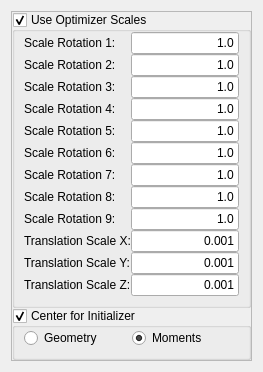
              <widget class="QWidget" name="Rigid3DTransform">
               <layout class="QVBoxLayout" name="verticalLayout_109">
                <item>
                 <widget class="QFrame" name="m_Rigid3DTransformFrame">
                  <property name="frameShape">
                   <enum>QFrame::StyledPanel</enum>
                  </property>
                  <property name="frameShadow">
                   <enum>QFrame::Raised</enum>
                  </property>
                  <layout class="QVBoxLayout" name="verticalLayout_68">
                   <property name="spacing">
                    <number>0</number>
                   </property>
                   <property name="margin">
                    <number>0</number>
                   </property>
                   <item>
                    <widget class="QGroupBox" name="m_UseOptimizerScalesRigid3D">
                     <property name="title">
                      <string>Use Optimizer Scales</string>
                     </property>
                     <property name="checkable">
                      <bool>true</bool>
                     </property>
                     <layout class="QVBoxLayout" name="verticalLayout_67">
                      <property name="spacing">
                       <number>0</number>
                      </property>
                      <property name="leftMargin">
                       <number>9</number>
                      </property>
                      <property name="topMargin">
                       <number>0</number>
                      </property>
                      <property name="rightMargin">
                       <number>9</number>
                      </property>
                      <property name="bottomMargin">
                       <number>9</number>
                      </property>
                      <item>
                       <layout class="QHBoxLayout" name="_97">
                        <item>
                         <layout class="QVBoxLayout" name="_98">
                          <item>
                           <widget class="QLabel" name="textLabel1_8_2_3_2_2_2">
                            <property name="text">
                             <string>Scale Rotation 1:</string>
                            </property>
                            <property name="wordWrap">
                             <bool>false</bool>
                            </property>
                           </widget>
                          </item>
                          <item>
                           <widget class="QLabel" name="textLabel2_6_3_3_2_2_2">
                            <property name="text">
                             <string>Scale Rotation 2:</string>
                            </property>
                            <property name="wordWrap">
                             <bool>false</bool>
                            </property>
                           </widget>
                          </item>
                          <item>
                           <widget class="QLabel" name="textLabel3_5_3_3_2_2_2">
                            <property name="text">
                             <string>Scale Rotation 3:</string>
                            </property>
                            <property name="wordWrap">
                             <bool>false</bool>
                            </property>
                           </widget>
                          </item>
                          <item>
                           <widget class="QLabel" name="textLabel1_9_2_2_2">
                            <property name="text">
                             <string>Scale Rotation 4:</string>
                            </property>
                            <property name="wordWrap">
                             <bool>false</bool>
                            </property>
                           </widget>
                          </item>
                          <item>
                           <widget class="QLabel" name="textLabel2_7_2_2_2">
                            <property name="text">
                             <string>Scale Rotation 5:</string>
                            </property>
                            <property name="wordWrap">
                             <bool>false</bool>
                            </property>
                           </widget>
                          </item>
                          <item>
                           <widget class="QLabel" name="textLabel3_6_2_2_2">
                            <property name="text">
                             <string>Scale Rotation 6:</string>
                            </property>
                            <property name="wordWrap">
                             <bool>false</bool>
                            </property>
                           </widget>
                          </item>
                          <item>
                           <widget class="QLabel" name="textLabel4_4_3_2_2">
                            <property name="text">
                             <string>Scale Rotation 7:</string>
                            </property>
                            <property name="wordWrap">
                             <bool>false</bool>
                            </property>
                           </widget>
                          </item>
                          <item>
                           <widget class="QLabel" name="textLabel5_4_2_2_2">
                            <property name="text">
                             <string>Scale Rotation 8:</string>
                            </property>
                            <property name="wordWrap">
                             <bool>false</bool>
                            </property>
                           </widget>
                          </item>
                          <item>
                           <widget class="QLabel" name="textLabel6_4_2_2_2">
                            <property name="text">
                             <string>Scale Rotation 9:</string>
                            </property>
                            <property name="wordWrap">
                             <bool>false</bool>
                            </property>
                           </widget>
                          </item>
                          <item>
                           <widget class="QLabel" name="textLabel11_3_2_2_2">
                            <property name="text">
                             <string>Translation Scale X:</string>
                            </property>
                            <property name="wordWrap">
                             <bool>false</bool>
                            </property>
                           </widget>
                          </item>
                          <item>
                           <widget class="QLabel" name="textLabel12_3_2_2_2">
                            <property name="text">
                             <string>Translation Scale Y:</string>
                            </property>
                            <property name="wordWrap">
                             <bool>false</bool>
                            </property>
                           </widget>
                          </item>
                          <item>
                           <widget class="QLabel" name="textLabel13_2_2_2_2">
                            <property name="text">
                             <string>Translation Scale Z:</string>
                            </property>
                            <property name="wordWrap">
                             <bool>false</bool>
                            </property>
                           </widget>
                          </item>
                         </layout>
                        </item>
                        <item>
                         <layout class="QVBoxLayout" name="_99">
                          <item>
                           <widget class="QLineEdit" name="m_ScalesRigid3DTransformScale1">
                            <property name="text">
                             <string>1.0</string>
                            </property>
                            <property name="alignment">
                             <set>Qt::AlignRight</set>
                            </property>
                           </widget>
                          </item>
                          <item>
                           <widget class="QLineEdit" name="m_ScalesRigid3DTransformScale2">
                            <property name="text">
                             <string>1.0</string>
                            </property>
                            <property name="alignment">
                             <set>Qt::AlignRight</set>
                            </property>
                           </widget>
                          </item>
                          <item>
                           <widget class="QLineEdit" name="m_ScalesRigid3DTransformScale3">
                            <property name="text">
                             <string>1.0</string>
                            </property>
                            <property name="alignment">
                             <set>Qt::AlignRight</set>
                            </property>
                           </widget>
                          </item>
                          <item>
                           <widget class="QLineEdit" name="m_ScalesRigid3DTransformScale4">
                            <property name="text">
                             <string>1.0</string>
                            </property>
                            <property name="alignment">
                             <set>Qt::AlignRight</set>
                            </property>
                           </widget>
                          </item>
                          <item>
                           <widget class="QLineEdit" name="m_ScalesRigid3DTransformScale5">
                            <property name="text">
                             <string>1.0</string>
                            </property>
                            <property name="alignment">
                             <set>Qt::AlignRight</set>
                            </property>
                           </widget>
                          </item>
                          <item>
                           <widget class="QLineEdit" name="m_ScalesRigid3DTransformScale6">
                            <property name="text">
                             <string>1.0</string>
                            </property>
                            <property name="alignment">
                             <set>Qt::AlignRight</set>
                            </property>
                           </widget>
                          </item>
                          <item>
                           <widget class="QLineEdit" name="m_ScalesRigid3DTransformScale7">
                            <property name="text">
                             <string>1.0</string>
                            </property>
                            <property name="alignment">
                             <set>Qt::AlignRight</set>
                            </property>
                           </widget>
                          </item>
                          <item>
                           <widget class="QLineEdit" name="m_ScalesRigid3DTransformScale8">
                            <property name="text">
                             <string>1.0</string>
                            </property>
                            <property name="alignment">
                             <set>Qt::AlignRight</set>
                            </property>
                           </widget>
                          </item>
                          <item>
                           <widget class="QLineEdit" name="m_ScalesRigid3DTransformScale9">
                            <property name="text">
                             <string>1.0</string>
                            </property>
                            <property name="alignment">
                             <set>Qt::AlignRight</set>
                            </property>
                           </widget>
                          </item>
                          <item>
                           <widget class="QLineEdit" name="m_ScalesRigid3DTransformScaleTranslationX">
                            <property name="text">
                             <string>0.001</string>
                            </property>
                            <property name="alignment">
                             <set>Qt::AlignRight</set>
                            </property>
                           </widget>
                          </item>
                          <item>
                           <widget class="QLineEdit" name="m_ScalesRigid3DTransformScaleTranslationY">
                            <property name="text">
                             <string>0.001</string>
                            </property>
                            <property name="alignment">
                             <set>Qt::AlignRight</set>
                            </property>
                           </widget>
                          </item>
                          <item>
                           <widget class="QLineEdit" name="m_ScalesRigid3DTransformScaleTranslationZ">
                            <property name="text">
                             <string>0.001</string>
                            </property>
                            <property name="alignment">
                             <set>Qt::AlignRight</set>
                            </property>
                           </widget>
                          </item>
                         </layout>
                        </item>
                       </layout>
                      </item>
                     </layout>
                    </widget>
                   </item>
                   <item>
                    <widget class="QGroupBox" name="m_CenterForInitializerRigid3D">
                     <property name="title">
                      <string>Center for Initializer</string>
                     </property>
                     <property name="checkable">
                      <bool>true</bool>
                     </property>
                     <layout class="QHBoxLayout" name="horizontalLayout_3">
                      <property name="spacing">
                       <number>0</number>
                      </property>
                      <property name="leftMargin">
                       <number>9</number>
                      </property>
                      <property name="topMargin">
                       <number>0</number>
                      </property>
                      <property name="rightMargin">
                       <number>9</number>
                      </property>
                      <property name="bottomMargin">
                       <number>9</number>
                      </property>
                      <item>
                       <widget class="QRadioButton" name="m_GeometryRigid3D">
                        <property name="enabled">
                         <bool>true</bool>
                        </property>
                        <property name="text">
                         <string>Geometry</string>
                        </property>
                       </widget>
                      </item>
                      <item>
                       <widget class="QRadioButton" name="m_MomentsRigid3D">
                        <property name="enabled">
                         <bool>true</bool>
                        </property>
                        <property name="text">
                         <string>Moments</string>
                        </property>
                        <property name="checked">
                         <bool>true</bool>
                        </property>
                       </widget>
                      </item>
                     </layout>
                    </widget>
                   </item>
                  </layout>
                 </widget>
                </item>
               </layout>
              </widget>
